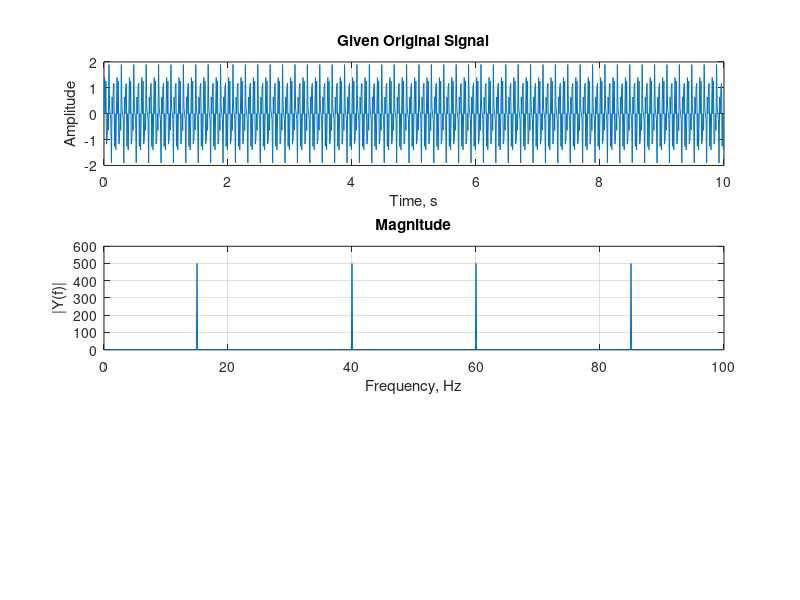

Write MATLAB code to recreate this figure. (Note: this script raises an error after producing the figure.)
clc; clear; close all;

% Time vector: Fs = 100 Hz, duration = 10 s  -> N = 1000 samples
t = 0:1/100:10-1/100;      % 0 … 9.99 s

% Given signal
x = sin(2*pi*15*t) + sin(2*pi*40*t);

% --- Plot original signal ---
figure;
subplot(3,1,1);
plot(t, x);
grid on;
title('Given Original Signal');
xlabel('Time, s'); ylabel('Amplitude');

% --- DFT (single-argument fft), magnitude and phase ---
y = fft(x);                % DFT
m = abs(y);                % Magnitude

% Reduce round-off when computing phase:
y(m < 1e-6) = 0;           % zero-out tiny-magnitude bins before phase
p = unwrap(angle(y));      % Phase (radians)

% Frequency vector for Fs = 100 Hz
f = (0:length(y)-1) * 100 / length(y);

% --- Magnitude plot ---
subplot(3,1,2);
plot(f, m);
grid on;
title('Magnitude');
xlabel('Frequency, Hz'); ylabel('|Y(f)|');
ax = gca;
ax.XTick = [15 40 60 85];

% --- Phase plot (in degrees) ---
subplot(3,1,3);
plot(f, p * 180/pi);
grid on;
title('Phase');
xlabel('Frequency, Hz'); ylabel('Phase (deg)');
ax = gca;
ax.XTick = [15 40 60 85];
